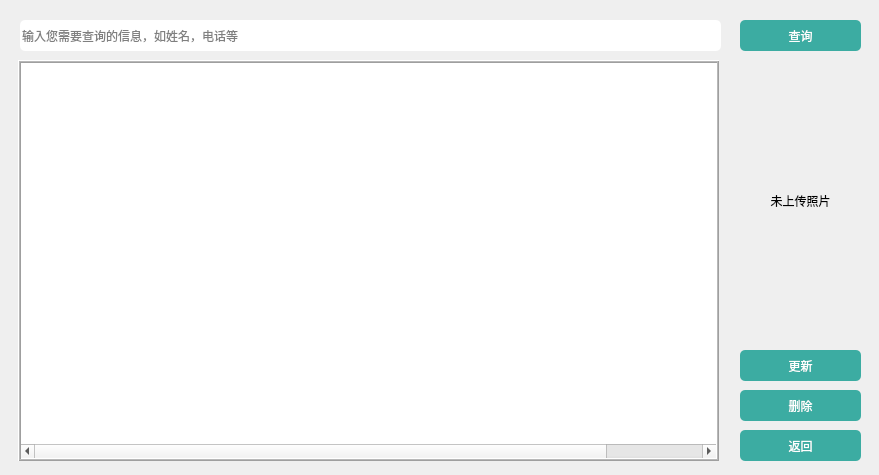
<?xml version="1.0" encoding="UTF-8"?>
<ui version="4.0">
 <class>EditStu</class>
 <widget class="QDialog" name="EditStu">
  <property name="geometry">
   <rect>
    <x>0</x>
    <y>0</y>
    <width>879</width>
    <height>475</height>
   </rect>
  </property>
  <property name="sizePolicy">
   <sizepolicy hsizetype="Fixed" vsizetype="Fixed">
    <horstretch>0</horstretch>
    <verstretch>0</verstretch>
   </sizepolicy>
  </property>
  <property name="windowTitle">
   <string>查询/修改学生信息</string>
  </property>
  <property name="windowIcon">
   <iconset resource="image.qrc">
    <normaloff>:/image/images/edit.png</normaloff>:/image/images/edit.png</iconset>
  </property>
  <property name="inputMethodHints">
   <set>Qt::ImhNone</set>
  </property>
  <widget class="QPushButton" name="back">
   <property name="geometry">
    <rect>
     <x>740</x>
     <y>430</y>
     <width>121</width>
     <height>31</height>
    </rect>
   </property>
   <property name="styleSheet">
    <string notr="true">QPushButton{
	border-radius:5px;
	background-color: rgba(0, 150, 136, 0.75);
	color:rgb(255,255,255);
	font: 75 10pt &quot;微软雅黑&quot;;
}
QPushButton:hover{
	border-color: rgb(0, 150, 136);
	background-color: rgba(0, 150, 136, 0.8);
}
QPushButton:pressed{
	background-color: rgba(0, 150, 136, 0.95);
}


</string>
   </property>
   <property name="text">
    <string>返回</string>
   </property>
  </widget>
  <widget class="QTableWidget" name="showtable">
   <property name="enabled">
    <bool>true</bool>
   </property>
   <property name="geometry">
    <rect>
     <x>18</x>
     <y>60</y>
     <width>701</width>
     <height>401</height>
    </rect>
   </property>
   <property name="font">
    <font>
     <family>微软雅黑</family>
     <pointsize>10</pointsize>
     <weight>50</weight>
     <italic>false</italic>
     <bold>false</bold>
    </font>
   </property>
   <property name="styleSheet">
    <string notr="true">QHeaderView::section
{	
	color: white;
    text-align:center;
	font: 10pt &quot;微软雅黑&quot;;
	background-color: rgba(0, 150, 136, 0.6);
	border:1px solid #8faac9
}

QTableView::item:selected
{	
	background-color: rgba(0, 150, 136, 0.4);
}

QTableView
{
	font: 10pt &quot;微软雅黑&quot;;

}

</string>
   </property>
   <property name="frameShape">
    <enum>QFrame::Box</enum>
   </property>
   <property name="frameShadow">
    <enum>QFrame::Raised</enum>
   </property>
   <property name="lineWidth">
    <number>1</number>
   </property>
   <property name="midLineWidth">
    <number>1</number>
   </property>
   <property name="autoScroll">
    <bool>true</bool>
   </property>
   <property name="autoScrollMargin">
    <number>11</number>
   </property>
   <property name="editTriggers">
    <set>QAbstractItemView::DoubleClicked</set>
   </property>
   <property name="tabKeyNavigation">
    <bool>false</bool>
   </property>
   <property name="showDropIndicator" stdset="0">
    <bool>false</bool>
   </property>
   <property name="dragEnabled">
    <bool>false</bool>
   </property>
   <property name="dragDropOverwriteMode">
    <bool>false</bool>
   </property>
   <property name="dragDropMode">
    <enum>QAbstractItemView::NoDragDrop</enum>
   </property>
   <property name="alternatingRowColors">
    <bool>true</bool>
   </property>
   <property name="selectionMode">
    <enum>QAbstractItemView::ExtendedSelection</enum>
   </property>
   <property name="selectionBehavior">
    <enum>QAbstractItemView::SelectItems</enum>
   </property>
   <property name="textElideMode">
    <enum>Qt::ElideMiddle</enum>
   </property>
   <property name="showGrid">
    <bool>true</bool>
   </property>
   <property name="gridStyle">
    <enum>Qt::SolidLine</enum>
   </property>
   <property name="sortingEnabled">
    <bool>true</bool>
   </property>
   <property name="rowCount">
    <number>0</number>
   </property>
   <property name="columnCount">
    <number>7</number>
   </property>
   <attribute name="horizontalHeaderVisible">
    <bool>false</bool>
   </attribute>
   <attribute name="horizontalHeaderCascadingSectionResizes">
    <bool>false</bool>
   </attribute>
   <attribute name="horizontalHeaderMinimumSectionSize">
    <number>60</number>
   </attribute>
   <attribute name="horizontalHeaderDefaultSectionSize">
    <number>100</number>
   </attribute>
   <attribute name="horizontalHeaderHighlightSections">
    <bool>true</bool>
   </attribute>
   <attribute name="horizontalHeaderShowSortIndicator" stdset="0">
    <bool>true</bool>
   </attribute>
   <attribute name="horizontalHeaderStretchLastSection">
    <bool>true</bool>
   </attribute>
   <attribute name="verticalHeaderVisible">
    <bool>false</bool>
   </attribute>
   <attribute name="verticalHeaderCascadingSectionResizes">
    <bool>true</bool>
   </attribute>
   <attribute name="verticalHeaderShowSortIndicator" stdset="0">
    <bool>false</bool>
   </attribute>
   <attribute name="verticalHeaderStretchLastSection">
    <bool>false</bool>
   </attribute>
   <column>
    <property name="text">
     <string>学号</string>
    </property>
   </column>
   <column>
    <property name="text">
     <string>姓名</string>
    </property>
   </column>
   <column>
    <property name="text">
     <string>年级</string>
    </property>
   </column>
   <column>
    <property name="text">
     <string>学院</string>
    </property>
   </column>
   <column>
    <property name="text">
     <string>班级</string>
    </property>
   </column>
   <column>
    <property name="text">
     <string>电话</string>
    </property>
   </column>
   <column>
    <property name="text">
     <string>照片</string>
    </property>
   </column>
  </widget>
  <widget class="QPushButton" name="search">
   <property name="geometry">
    <rect>
     <x>740</x>
     <y>20</y>
     <width>121</width>
     <height>31</height>
    </rect>
   </property>
   <property name="styleSheet">
    <string notr="true">QPushButton{
	border-radius:5px;
	background-color: rgba(0, 150, 136, 0.75);
	color:rgb(255,255,255);
	font: 75 10pt &quot;微软雅黑&quot;;
}
QPushButton:hover{
	border-color: rgb(0, 150, 136);
	background-color: rgba(0, 150, 136, 0.8);
}
QPushButton:pressed{
	background-color: rgba(0, 150, 136, 0.95);
}


</string>
   </property>
   <property name="text">
    <string>查询</string>
   </property>
  </widget>
  <widget class="QLineEdit" name="searchword">
   <property name="geometry">
    <rect>
     <x>20</x>
     <y>20</y>
     <width>701</width>
     <height>31</height>
    </rect>
   </property>
   <property name="styleSheet">
    <string notr="true">QLineEdit{
	border-radius:5px;
	border-color: rgb(0, 0, 0);
	font: 75 10pt &quot;微软雅黑&quot;;
}



</string>
   </property>
   <property name="readOnly">
    <bool>false</bool>
   </property>
   <property name="placeholderText">
    <string>输入您需要查询的信息，如姓名，电话等</string>
   </property>
   <property name="clearButtonEnabled">
    <bool>true</bool>
   </property>
  </widget>
  <widget class="QLabel" name="showpic">
   <property name="geometry">
    <rect>
     <x>750</x>
     <y>130</y>
     <width>101</width>
     <height>141</height>
    </rect>
   </property>
   <property name="sizePolicy">
    <sizepolicy hsizetype="Fixed" vsizetype="Fixed">
     <horstretch>0</horstretch>
     <verstretch>0</verstretch>
    </sizepolicy>
   </property>
   <property name="minimumSize">
    <size>
     <width>101</width>
     <height>141</height>
    </size>
   </property>
   <property name="maximumSize">
    <size>
     <width>101</width>
     <height>141</height>
    </size>
   </property>
   <property name="autoFillBackground">
    <bool>false</bool>
   </property>
   <property name="text">
    <string>未上传照片</string>
   </property>
   <property name="textFormat">
    <enum>Qt::PlainText</enum>
   </property>
   <property name="scaledContents">
    <bool>true</bool>
   </property>
   <property name="alignment">
    <set>Qt::AlignCenter</set>
   </property>
   <property name="wordWrap">
    <bool>false</bool>
   </property>
   <property name="openExternalLinks">
    <bool>false</bool>
   </property>
  </widget>
  <widget class="QPushButton" name="remove">
   <property name="geometry">
    <rect>
     <x>740</x>
     <y>390</y>
     <width>121</width>
     <height>31</height>
    </rect>
   </property>
   <property name="styleSheet">
    <string notr="true">QPushButton{
	border-radius:5px;
	background-color: rgba(0, 150, 136, 0.75);
	color:rgb(255,255,255);
	font: 75 10pt &quot;微软雅黑&quot;;
}
QPushButton:hover{
	border-color: rgb(0, 150, 136);
	background-color: rgba(0, 150, 136, 0.8);
}
QPushButton:pressed{
	background-color: rgba(0, 150, 136, 0.95);
}


</string>
   </property>
   <property name="text">
    <string>删除</string>
   </property>
  </widget>
  <widget class="QPushButton" name="update">
   <property name="geometry">
    <rect>
     <x>740</x>
     <y>350</y>
     <width>121</width>
     <height>31</height>
    </rect>
   </property>
   <property name="styleSheet">
    <string notr="true">QPushButton{
	border-radius:5px;
	background-color: rgba(0, 150, 136, 0.75);
	color:rgb(255,255,255);
	font: 75 10pt &quot;微软雅黑&quot;;
}
QPushButton:hover{
	border-color: rgb(0, 150, 136);
	background-color: rgba(0, 150, 136, 0.8);
}
QPushButton:pressed{
	background-color: rgba(0, 150, 136, 0.95);
}


</string>
   </property>
   <property name="text">
    <string>更新</string>
   </property>
  </widget>
 </widget>
 <resources>
  <include location="image.qrc"/>
 </resources>
 <connections/>
</ui>
